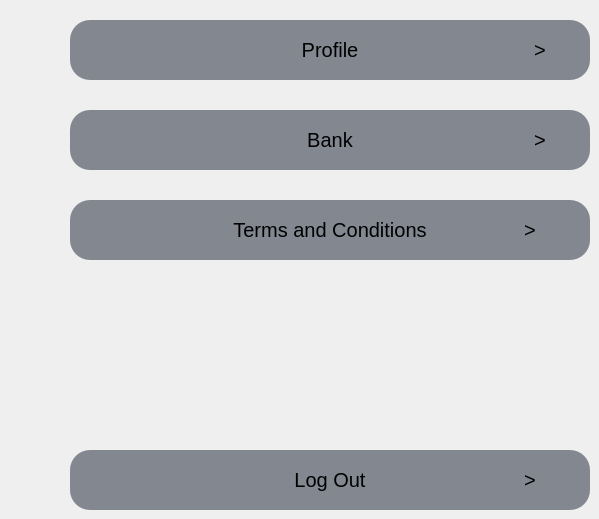
       <widget class="QWidget" name="settings_home">
        <widget class="QLabel" name="label_20">
         <property name="geometry">
          <rect>
           <x>100</x>
           <y>20</y>
           <width>60</width>
           <height>60</height>
          </rect>
         </property>
         <property name="styleSheet">
          <string notr="true">background-color: rgb(130, 135, 144);
border-radius: 20px;
</string>
         </property>
         <property name="text">
          <string/>
         </property>
         <property name="pixmap">
          <pixmap resource="icons.qrc">:/icons/accounticonpng.png</pixmap>
         </property>
         <property name="scaledContents">
          <bool>true</bool>
         </property>
         <property name="alignment">
          <set>Qt::AlignLeading|Qt::AlignLeft|Qt::AlignVCenter</set>
         </property>
        </widget>
        <widget class="QLabel" name="label_22">
         <property name="geometry">
          <rect>
           <x>510</x>
           <y>20</y>
           <width>60</width>
           <height>60</height>
          </rect>
         </property>
         <property name="font">
          <font>
           <pointsize>-1</pointsize>
          </font>
         </property>
         <property name="cursor">
          <cursorShape>PointingHandCursor</cursorShape>
         </property>
         <property name="styleSheet">
          <string notr="true">background-color: rgb(130, 135, 144);
border-radius: 20px;
font-size: 20px</string>
         </property>
         <property name="text">
          <string>&gt;</string>
         </property>
         <property name="scaledContents">
          <bool>true</bool>
         </property>
         <property name="alignment">
          <set>Qt::AlignCenter</set>
         </property>
        </widget>
        <widget class="QLabel" name="label_24">
         <property name="geometry">
          <rect>
           <x>510</x>
           <y>110</y>
           <width>60</width>
           <height>60</height>
          </rect>
         </property>
         <property name="font">
          <font>
           <pointsize>-1</pointsize>
          </font>
         </property>
         <property name="cursor">
          <cursorShape>PointingHandCursor</cursorShape>
         </property>
         <property name="styleSheet">
          <string notr="true">background-color: rgb(130, 135, 144);
border-radius: 20px;
font-size: 20px</string>
         </property>
         <property name="text">
          <string>&gt;</string>
         </property>
         <property name="scaledContents">
          <bool>true</bool>
         </property>
         <property name="alignment">
          <set>Qt::AlignCenter</set>
         </property>
        </widget>
        <widget class="QLabel" name="label_25">
         <property name="geometry">
          <rect>
           <x>100</x>
           <y>110</y>
           <width>60</width>
           <height>60</height>
          </rect>
         </property>
         <property name="styleSheet">
          <string notr="true">background-color: rgb(130, 135, 144);
border-radius: 20px;
</string>
         </property>
         <property name="text">
          <string/>
         </property>
         <property name="pixmap">
          <pixmap resource="icons.qrc">:/icons/Downloads/shopping-cart.png</pixmap>
         </property>
         <property name="scaledContents">
          <bool>true</bool>
         </property>
         <property name="alignment">
          <set>Qt::AlignLeading|Qt::AlignLeft|Qt::AlignVCenter</set>
         </property>
        </widget>
        <widget class="QLabel" name="label_26">
         <property name="geometry">
          <rect>
           <x>100</x>
           <y>200</y>
           <width>60</width>
           <height>60</height>
          </rect>
         </property>
         <property name="styleSheet">
          <string notr="true">background-color: rgb(130, 135, 144);
border-radius: 20px;
</string>
         </property>
         <property name="text">
          <string/>
         </property>
         <property name="pixmap">
          <pixmap resource="icons.qrc">:/icons/accounticonpng.png</pixmap>
         </property>
         <property name="scaledContents">
          <bool>true</bool>
         </property>
         <property name="alignment">
          <set>Qt::AlignLeading|Qt::AlignLeft|Qt::AlignVCenter</set>
         </property>
        </widget>
        <widget class="QLabel" name="label_27">
         <property name="geometry">
          <rect>
           <x>100</x>
           <y>450</y>
           <width>60</width>
           <height>60</height>
          </rect>
         </property>
         <property name="styleSheet">
          <string notr="true">background-color: rgb(130, 135, 144);
border-radius: 20px;
</string>
         </property>
         <property name="text">
          <string/>
         </property>
         <property name="pixmap">
          <pixmap resource="icons.qrc">:/icons/accounticonpng.png</pixmap>
         </property>
         <property name="scaledContents">
          <bool>true</bool>
         </property>
         <property name="alignment">
          <set>Qt::AlignLeading|Qt::AlignLeft|Qt::AlignVCenter</set>
         </property>
        </widget>
        <widget class="QLabel" name="label_30">
         <property name="geometry">
          <rect>
           <x>500</x>
           <y>200</y>
           <width>60</width>
           <height>60</height>
          </rect>
         </property>
         <property name="font">
          <font>
           <pointsize>-1</pointsize>
          </font>
         </property>
         <property name="cursor">
          <cursorShape>PointingHandCursor</cursorShape>
         </property>
         <property name="styleSheet">
          <string notr="true">background-color: rgb(130, 135, 144);
border-radius: 20px;
font-size: 20px</string>
         </property>
         <property name="text">
          <string>&gt;</string>
         </property>
         <property name="scaledContents">
          <bool>true</bool>
         </property>
         <property name="alignment">
          <set>Qt::AlignCenter</set>
         </property>
        </widget>
        <widget class="QLabel" name="label_31">
         <property name="geometry">
          <rect>
           <x>520</x>
           <y>450</y>
           <width>20</width>
           <height>60</height>
          </rect>
         </property>
         <property name="font">
          <font>
           <pointsize>-1</pointsize>
          </font>
         </property>
         <property name="cursor">
          <cursorShape>PointingHandCursor</cursorShape>
         </property>
         <property name="styleSheet">
          <string notr="true">background-color: rgb(130, 135, 144);
border-radius: 20px;
font-size: 20px</string>
         </property>
         <property name="text">
          <string>&gt;</string>
         </property>
         <property name="scaledContents">
          <bool>true</bool>
         </property>
         <property name="alignment">
          <set>Qt::AlignCenter</set>
         </property>
        </widget>
        <widget class="QPushButton" name="profile_settingsbutton">
         <property name="geometry">
          <rect>
           <x>70</x>
           <y>20</y>
           <width>520</width>
           <height>60</height>
          </rect>
         </property>
         <property name="cursor">
          <cursorShape>PointingHandCursor</cursorShape>
         </property>
         <property name="styleSheet">
          <string notr="true">background-color: rgb(130, 135, 144);
border-radius: 20px;
font-size: 20px</string>
         </property>
         <property name="text">
          <string>Profile</string>
         </property>
        </widget>
        <widget class="QPushButton" name="bank_settingsbutton">
         <property name="geometry">
          <rect>
           <x>70</x>
           <y>110</y>
           <width>520</width>
           <height>60</height>
          </rect>
         </property>
         <property name="cursor">
          <cursorShape>PointingHandCursor</cursorShape>
         </property>
         <property name="styleSheet">
          <string notr="true">background-color: rgb(130, 135, 144);
border-radius: 20px;
font-size: 20px</string>
         </property>
         <property name="text">
          <string>Bank</string>
         </property>
        </widget>
        <widget class="QPushButton" name="tandc_settingsbutton">
         <property name="geometry">
          <rect>
           <x>70</x>
           <y>200</y>
           <width>520</width>
           <height>60</height>
          </rect>
         </property>
         <property name="cursor">
          <cursorShape>PointingHandCursor</cursorShape>
         </property>
         <property name="styleSheet">
          <string notr="true">background-color: rgb(130, 135, 144);
border-radius: 20px;
font-size: 20px</string>
         </property>
         <property name="text">
          <string>Terms and Conditions</string>
         </property>
        </widget>
        <widget class="QPushButton" name="logout_settingsbutton">
         <property name="geometry">
          <rect>
           <x>70</x>
           <y>450</y>
           <width>520</width>
           <height>60</height>
          </rect>
         </property>
         <property name="cursor">
          <cursorShape>PointingHandCursor</cursorShape>
         </property>
         <property name="styleSheet">
          <string notr="true">background-color: rgb(130, 135, 144);
border-radius: 20px;
font-size: 20px</string>
         </property>
         <property name="text">
          <string>Log Out</string>
         </property>
        </widget>
        <zorder>logout_settingsbutton</zorder>
        <zorder>tandc_settingsbutton</zorder>
        <zorder>bank_settingsbutton</zorder>
        <zorder>profile_settingsbutton</zorder>
        <zorder>label_20</zorder>
        <zorder>label_22</zorder>
        <zorder>label_24</zorder>
        <zorder>label_25</zorder>
        <zorder>label_26</zorder>
        <zorder>label_27</zorder>
        <zorder>label_30</zorder>
        <zorder>label_31</zorder>
       </widget>
